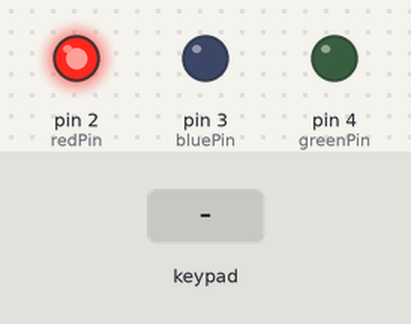
The sketch below on a simulated Arduino Uno, built with avr-gcc and run on an emulated ATmega328P. Parts: output pins drawn as LEDs (lit = HIGH). The test bench sets the inputs (shaded band).

Above: at 1.4 s.
1.5 s: keypad keys 1 2 3 4 pressed 0.4 s apart
At 2.96 s:
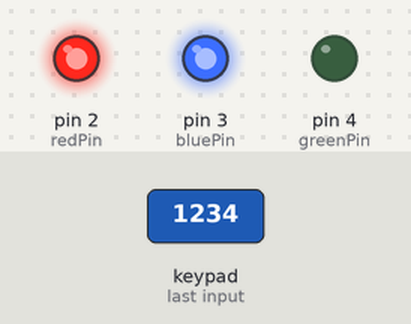
At 4.3 s:
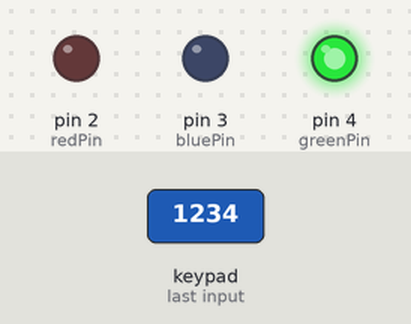
4.6 s: key '*' pressed
At 6.1 s:
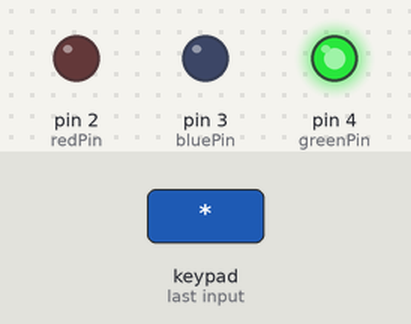
Timing chart, 0 to 7.6 s (numbered marks = the images above; inputs shaded):
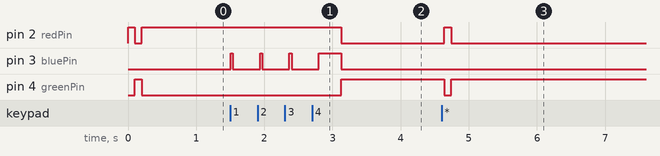

Measured:
- after the input at 1.5 s, pin 2 (redPin): HIGH → LOW after 1.6 s; pin 3 (bluePin): goes 3 × (HIGH 0.03 s, LOW 0.40 s), HIGH 0.33 s, then LOW, starting at once; pin 4 (greenPin): LOW → HIGH after 1.6 s
- after the input at 4.6 s, pin 2 (redPin): LOW → HIGH after 0.04 s instead of 3.7 s; pin 4 (greenPin): HIGH → LOW after 0.04 s instead of 3.7 s

The sketch:

keypad_4x4_password.ino
```cpp
  #include <Keypad.h>
  #include <EEPROM.h>

  char* secretCode = "1234";

  int position = 0;
  int position2 = 0;
  boolean locked = true;

  const byte rows = 4;
  const byte cols = 4;
  char keys[rows][cols] = {
     {'1','2','3','A'},
     {'4','5','6','B'},
     {'7','8','9','C'},
     {'*','0','#','D'}
  };
  byte rowPins[rows] = {12, 11, 10, 9};
  byte colPins[cols] = {8, 7, 6, 5};

  Keypad keypad = Keypad(makeKeymap(keys), rowPins, colPins, rows, cols);

  int redPin = 2;
  int greenPin = 4;
  int bluePin = 3;
  int solenoidPin = 13;
  int i = 0;

  void setup() {
     pinMode(redPin, OUTPUT);
     pinMode(greenPin, OUTPUT);
     pinMode(bluePin, OUTPUT);
     loadCode();
     flash();
     updateOutputs();
  }

  void loop() {
     char key = keypad.getKey();

     if (key) {
        position2 ++;
        digitalWrite(bluePin, HIGH);
        delay(30);
        digitalWrite(bluePin, LOW);
     }

     if (key == '*' && ! locked) {
        position = 0;
        position2 = 0;
        getNewCode();
        updateOutputs();
     }

     if (key == '#') {
        locked = true;
        position = 0;
        position2= 0;
        updateOutputs();
        digitalWrite(bluePin, HIGH);
        delay(300);
        digitalWrite(bluePin, LOW);
     }

     if (key == secretCode[position]) {
        position ++;
     }

     if (position == 4 & position2 == 4) {
        locked = false;
        digitalWrite(bluePin, HIGH);
        delay(300);
        digitalWrite(bluePin, LOW);
        updateOutputs();
     }
     delay(100);
  }

  void updateOutputs() {
     if (locked) {
        digitalWrite(redPin, HIGH);
        digitalWrite(greenPin, LOW);
        digitalWrite(solenoidPin, HIGH);
     } else {
        digitalWrite(redPin, LOW);
        digitalWrite(greenPin, HIGH);
        digitalWrite(solenoidPin, LOW);
        delay (50);
        for (int i=0; i <= 100; i++) {
           char key;
           key = keypad.getKey();
           if (key == '*') {
              position = 0;
              position2 = 0;
              getNewCode();
              updateOutputs();
           }
           delay (50);
        }
        digitalWrite(redPin, HIGH);
        digitalWrite(greenPin, LOW);
        digitalWrite(solenoidPin, HIGH);
        locked = true;
        position = 0;
        position2= 0;
     }
  }

  void getNewCode() {
     flash();
     for (int i = 0; i < 4; i++ ) {
        char key;
        key = keypad.getKey();
        while (key == 0) {
           key = keypad.getKey();
        }
        flash();
        secretCode[i] = key;
     }
     saveCode();
     flash();flash();
  }

  void loadCode() {
     if (EEPROM.read(0) == 7) {
        secretCode[0] = EEPROM.read(1);
        secretCode[1] = EEPROM.read(2);
        secretCode[2] = EEPROM.read(3);
        secretCode[3] = EEPROM.read(4);
     }
  }

  void saveCode() {
     EEPROM.write(1, secretCode[0]);
     EEPROM.write(2, secretCode[1]);
     EEPROM.write(3, secretCode[2]);
     EEPROM.write(4, secretCode[3]);
     EEPROM.write(0, 7);
  }

  void flash() {
     digitalWrite(redPin, HIGH);
     digitalWrite(greenPin, LOW);
     delay(100);
     digitalWrite(redPin, LOW);
     digitalWrite(greenPin, HIGH);
     delay(100);
  }
```
